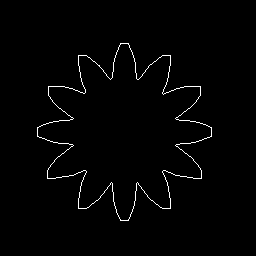
#> input picture img.png, 256 x 256 px
$ python test.py
#> lines starting #> are read from the running program, lines starting #| are printed output that depends on the picture; after the words box and inside, x2 and y2 are one past the last pixel; in counts of white or black regions, pixels touching at a corner belong together
import numpy as np
import matplotlib.pyplot as plt
import cv2
from PIL import Image
from PIL import ImageDraw

Ref_CIX = np.array([[1, 1, 0, -1, -1, -1, 0, 1]])
Ref_CIY = np.array([[0, 1, 1, 1, 0, -1, -1, -1]])

# CI = np.array([[2, 2, 1, 7, 6, 6, 4, 4]])
CI = np.array([[2, 2, 2, 2, 4, 4, 4, 4, 6, 6, 6, 6, 0, 0, 0, 0]])

size = np.shape(CI)

CIX = np.zeros(size)
CIY = np.zeros(size)
YI = np.zeros(size)
A = np.zeros(size)
# print(Ref_CIX[0])

img = np.zeros((7, 7))

for i in range(size[1]):
    CIX[0][i] = Ref_CIX[0][CI[0][i]]
    CIY[0][i] = Ref_CIY[0][CI[0][i]]


xx, yy = 5, 1
for i in range(len(CIX[0])):
    img[yy][xx] = 255
    xx += int(CIX[0][i])
    yy += int(CIY[0][i])

'''
for i in range(size[1]):
    if i != 0:
        YI[0][i] = YI[0][i - 1] + CIY[0][i]
        A[0][i] = CIX[0][i] * (YI[0][i - 1] + CIY[0][i] / 2)
    else:
        YI[0][i] = 0 + CIY[0][i]
        A[0][i] = CIX[0][i] * (0 + CIY[0][i] / 2)
'''
for i in range(size[1] - 1):
    A[0][i] = CIX[0][i] * CIY[0][i + 1] - CIX[0][i + 1] * CIY[0][i]

print(CIX)
print(CIY)
print(A)
print(abs(sum(A[0])))

im = cv2.imread('./img.png')
#> im is the input picture: shape (256, 256, 3); 1.4% white in thin lines or dots, all inside (x1, y1, x2, y2) = (37, 43, 212, 221)
print(im.shape)
#| (256, 256, 3)
pilImg = Image.fromarray(np.uint8(im))
ImageDraw.floodfill(pilImg, (121, 44), (255, 0, 0))
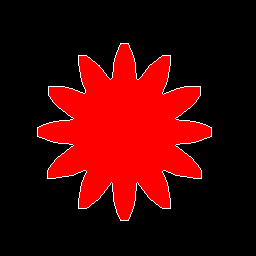
#> pilImg: PIL image 256x256 RGB; mean R, G, B 68.3, 3.6, 3.6
#cv2.imshow('a', pilImg)
# cv2.waitKey(0)
print(pilImg)
#| <PIL.Image.Image image mode=RGB size=256x256 at 0x7F0B752B6110>
imgArray = np.asarray(pilImg)
print(imgArray)
#> (printed output is left out)
area = 0
print(imgArray[0][0])
#| [0 0 0]
for y in range(pilImg.height):
    for x in range(pilImg.width):
        if all(imgArray[y][x] == [255, 0, 0]):
            area += 1
#> after the loop, area = 16641
print(area)
#| 16641
plt.imshow(pilImg)
plt.show()
